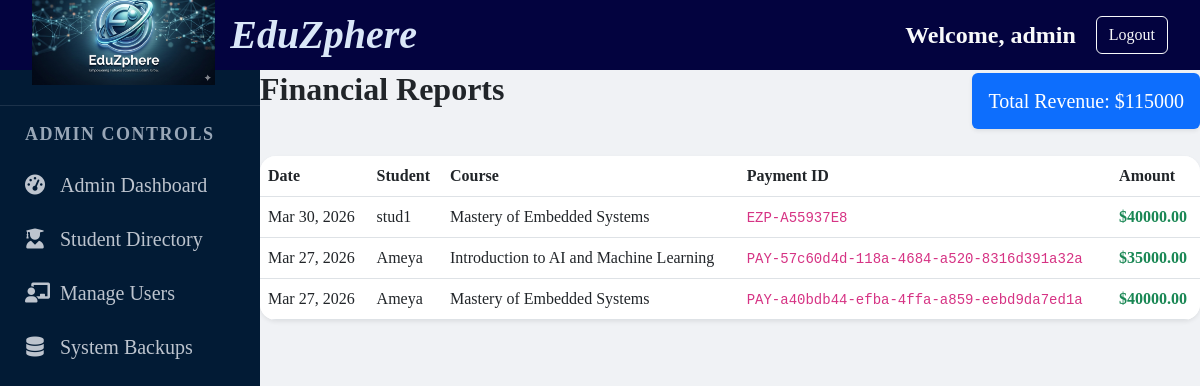
Screenshot of /payments/reports/ (signed in) with the database file from the repository.
### payments/models.py (models this page shows, shortened)
class Payment(models.Model):
    student = models.ForeignKey(Profile, on_delete=models.CASCADE)
    course = models.ForeignKey(Course, on_delete=models.CASCADE)
    amount = models.DecimalField(max_digits=8, decimal_places=2)
    payment_id = models.CharField(max_length=200, unique=True,blank=True)
    paid = models.BooleanField(default=False)
    date = models.DateTimeField(auto_now_add=True)

### users/models.py (models this page shows, shortened)
class Profile(models.Model):
    ROLE_CHOICES = (
        ('admin', 'Admin'),
        ('instructor','Instructor'),
        ('student','Student'),
    )
    user = models.OneToOneField(User,on_delete=models.CASCADE)
    role = models.CharField(max_length=20,choices=ROLE_CHOICES)
    bio = models.TextField(max_length=500, blank=True)

### courses/models.py (models this page shows, shortened)
class Course(models.Model):
    title = models.CharField(max_length=200)
    description = models.TextField(null=True, blank=True)
    instructor = models.ForeignKey(User, on_delete=models.CASCADE, limit_choices_to={'profile__role': 'instructor'})
    price = models.DecimalField(max_digits=10, decimal_places=2, default=0.00)
    thumbnail = models.ImageField(upload_to='course_pics/', blank=True)
    created_at = models.DateTimeField(auto_now_add=True)

### payments/views.py (the view)
# urls.py: path('reports/', transaction_report, name='transaction_report'),
@user_passes_test(is_admin)
def transaction_report(request):
    successful_payments = Payment.objects.filter(paid=True).order_by('-date')
    total_revenue = successful_payments.aggregate(Sum('amount'))['amount__sum'] or 0
    context = {
        'payments': successful_payments,
        'total_revenue': total_revenue,
    }
    return render(request, 'report.html', context)

### payments/views.py (called while the page is built)
def is_admin(user):
    return user.is_staff or user.profile.role == 'admin'

### templates/report.html
{% extends 'base.html' %}
{% block content %}
<div class="d-flex justify-content-between align-items-center mb-4">
    <h2 class="fw-bold">Financial Reports</h2>
    <div class="card bg-primary text-white p-3 shadow-sm border-0">
        <h5 class="mb-0">Total Revenue: ${{ total_revenue }}</h5>
    </div>
</div>
<div class="card shadow-sm border-0 rounded-4 overflow-hidden">
    <table class="table table-hover mb-0">
        <thead class="bg-light">
            <tr>
                <th>Date</th>
                <th>Student</th>
                <th>Course</th>
                <th>Payment ID</th>
                <th>Amount</th>
            </tr>
        </thead>
        <tbody>
            {% for payment in payments %}
            <tr>
                <td>{{ payment.date|date:"M d, Y" }}</td>
                <td>{{ payment.student.user.username }}</td>
                <td>{{ payment.course.title }}</td>
                <td><code>{{ payment.payment_id }}</code></td>
                <td class="fw-bold text-success">${{ payment.amount }}</td>
            </tr>
            {% empty %}
            <tr>
                <td colspan="5" class="text-center py-4 text-muted">No transactions found.</td>
            </tr>
            {% endfor %}
        </tbody>
    </table>
</div>
{% endblock %}

### templates/base.html (shortened to what this page needs)
{% load static %}
<!DOCTYPE html>
<html lang="en">
<head>
    <link href="https://cdn.jsdelivr.net/npm/bootstrap@5.3.0/dist/css/bootstrap.min.css" rel="stylesheet">
    <link rel="stylesheet" href="{% static 'css/style.css' %}">
    <link rel="stylesheet" href="https://cdnjs.cloudflare.com/ajax/libs/font-awesome/6.0.0/css/all.min.css">
</head>
<body>
    <div class="dashboard-wrapper">
        <header class="main-header">
            <div class="logo-container">
                <img src="{% static 'images/logo.png' %}" alt="EduZphere Logo" class="logo-image">
                <span class="logo-text">EduZphere</span>
            </div>
            <div class="header-auth-bar">
            {% if user.is_authenticated %}
                <span class="text-light fs-4">Welcome, {{ user.username }}</span>
                <a href="{% url 'logout' %}" class="btn btn-outline-light btn-md">Logout</a>
            {% else %}
                <a href="{% url 'login' %}" class="text-white me-3 text-decoration-none">Login</a>
                <a href="{% url 'register' %}" class="btn btn-light btn-sm">Join Now</a>
            {% endif %}
            </div>
        </header>
        <div class="main-body-container">
            <nav class="sidebar">
           <ul>
            {% if not user.is_authenticated %}
            <li class="sidebar-divider">Discovery</li>
            <li><a href="{% url 'home' %}" class="{% if request.resolver_match.url_name == 'home' %}active{% endif %}"><i class="fa-solid fa-house"></i> Home</a></li>
            <li><a href="{% url 'about' %}" class="{% if request.resolver_match.url_name == 'about' %}active{% endif %}"><i class="fa-solid fa-circle-info"></i> About EduZphere</a></li>
            <li><a href="{% url 'workshops' %}" class="{% if request.resolver_match.url_name == 'workshops' %}active{% endif %}"><i class="fa-solid fa-bolt"></i> Free Workshops</a></li>
            <li><a href="{% url 'contact' %}" class="{% if request.resolver_match.url_name == 'contact' %}active{% endif %}"><i class="fa-solid fa-envelope"></i> Contact Support</a></li>
            <li class="sidebar-divider">Getting Started</li>
            {% if user.is_authenticated and user.is_staff or user.profile.role == 'admin' %}
                <li class="sidebar-divider">Administration</li>
                <li>
                    <a href="{% url 'dashboard' %}" class="{% if request.resolver_match.url_name == 'dashboard' %}active{% endif %}">
                        <i class="fa-solid fa-gauge-high"></i> Admin Dashboard
                    </a>
                </li>
                <li><a href="/admin/"><i class="fa-solid fa-database"></i>Administration</a></li>
            {% endif %}
            <li><a href="{% url 'register' %}"><i class="fa-solid fa-user-plus"></i> Become a Member</a></li>
            {% elif user.is_staff or user.profile.role == 'admin' %}
                <li class="sidebar-divider">Admin Controls</li>
                <li><a href="{% url 'dashboard' %}" class="{% if request.resolver_match.url_name == 'dashboard' %}active{% endif %}">
                    <i class="fa-solid fa-gauge-high"></i> Admin Dashboard</a>
                </li>
                <li><a href="{% url 'student_list' %}" class="{% if request.resolver_match.url_name == 'student_list' %}active{% endif %}">
                    <i class="fa-solid fa-user-graduate"></i> Student Directory</a>
                </li>
                <li><a href="/admin/auth/user/"><i class="fa-solid fa-chalkboard-user"></i> Manage Users</a></li>
                <li><a href="{% url 'system_backup' %}"><i class="fa-solid fa-database"></i> System Backups</a></li>
            {% endif %}
            </ul>
            </nav>
            <div class="main-content">
            {% block content %}
            {% endblock %}
            </div>
        </div>
    </div>
</body>
</html>

### static/css/style.css (style rules this page uses)
:root { --main-bg:var(--text-light); --glass-bg: rgba(255, 255, 255, 0.9); --sidebar-bg: #011627; --accent-blue: #0066ff; --text-dark: #1a202c; --text-muted: #718096; }
html,body { background-size: cover; background-attachment: fixed; font-family:'Times New Roman', Times, serif; height: 100%; margin: 0; overflow: hidden; }
:root { --main-bg-color: #f0f2f5; --sidebar-bg-color: #021b35; --sidebar-hover: rgba(255, 255, 255, 0.1); --accent-blue: #0066ff; --text-light: #bdc4ce; --white: #ffffff; }
* { box-sizing: border-box; margin: 0; padding: 0; }
.main-header { height: 100px; grid-area: header; background-color: rgb(3, 3, 63); display: flex; justify-content: space-between; align-items: center; padding: 0 2rem; border-bottom: none; height: 70px; flex-shrink: 0; z-index: 1000; }
.header-auth-bar { display: flex; align-items: center; gap: 20px; font-size: 1.3rem; font-weight: bold; }
.logo-container { display: flex; align-items: center; }
.logo-image { height: 100px; object-fit: contain; margin-right: 15px; }
.logo-text { font-size: 2.5rem; font-family:'Times New Roman', Times, serif; font-style: italic; font-weight: 800; color: #dae7f8; font-weight: bold; }
.dashboard-wrapper { display: flex; flex-direction: column; height: 100vh; overflow: hidden; }
.main-body-container { grid-area: main-body; display: flex; flex: 1; overflow: hidden; min-height: calc(100vh - 70px); }
.sidebar { width: 260px; background-color: #021b35;; min-height: 100vh; overflow-y: auto; padding: 20px 0; transition: all 0.3s; }
.sidebar ul { list-style: none; padding: 0; }
.sidebar ul li a { display: flex; align-items: center; padding: 12px 25px; color: #bdc4ce; text-decoration: none; font-size: 20px; transition: 0.3s; }
.sidebar ul li a i { margin-right: 15px; width: 20px; text-align: center; }
.sidebar-divider { padding: 20px 25px 10px; font-size: 18px; text-transform: uppercase; letter-spacing: 1.5px; color: #99a7b7; font-weight: bold; border-top: 1px solid rgba(255,255,255,0.1); margin-top: 15px; padding-top: 15px; }
.main-content { flex: 1; padding: 0; background-color: var(--main-bg-color); overflow-y: auto; display: block; }
.main-content h1, .main-content h2, .main-content h4 { margin-top: 0; margin-bottom: 1.5rem; }

### rows the page displays
Payment: date "Mar 30, 2026", student.user.username "stud1", course "Mastery of Embedded Systems", payment_id "EZP-A55937E8", amount "40000.00"
Payment: date "Mar 27, 2026", student.user.username "Ameya", course "Introduction to AI and Machine Learning", payment_id "PAY-57c60d4d-118a-4684-a520-8316d391a32a", amount "35000.00"
Payment: date "Mar 27, 2026", student.user.username "Ameya", course "Mastery of Embedded Systems", payment_id "PAY-a40bdb44-efba-4ffa-a859-eebd9da7ed1a", amount "40000.00"

### other values shown
{{ user.username }} "admin"
{{ total_revenue }} "115000"
